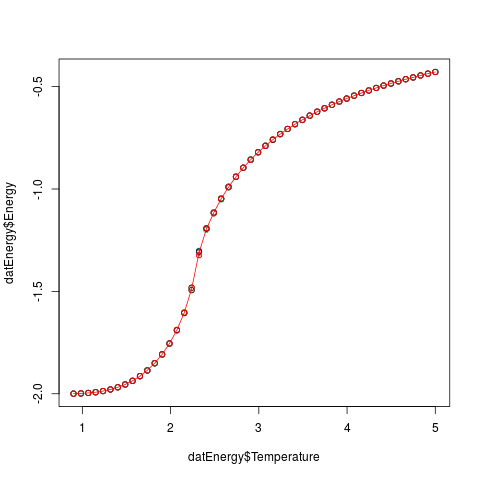

Reproduce this figure in R.
library(ggplot2)

file1 <- "../Energy20L.dat"
file2 <- "../Magnetization20L.dat"

datEnergy <- read.csv(file1,sep=",",stringsAsFactors=FALSE,header=TRUE)
datMagnet <- read.csv(file2,sep=",",stringsAsFactors=FALSE,header=TRUE)
#How many averages?
maxAv = max(datEnergy$Average)
Temps = unique(datEnergy$Temperature)
#Plot Energy vs Time for both avearges in same plot
#plot (datEnergy$Tiempo,datEnergy$AverEnergy,col=datEnergy$Average)
#or
#qplot(datEnergy$Tiempo, datEnergy$AverEnergy, colour = datEnergy$Average)

#vector of dimension of the number of points
AverEnergy <- vector("numeric",length(Temps))
AverMagnet <- vector("numeric",length(Temps))
AverCv <- vector("numeric",length(Temps))
AverSuscep <- vector("numeric",length(Temps))

for (i in seq(length(Temps))){
	for(j in seq(maxAv)){
		#Sum the elements
		AverEnergy[i] = AverEnergy[i] + datEnergy[datEnergy$Temperature == Temps[i] & 
			datEnergy$Average== j,"Energy"]

		AverMagnet[i] = AverMagnet[i] + datMagnet[datMagnet$Temperature == Temps[i] & 
			datMagnet$Average== j,"Magnetization"]	

		AverCv[i] = AverCv[i] + datEnergy[datEnergy$Temperature == Temps[i] & 
			datEnergy$Average== j,"C_v"]	

		AverSuscep[i] = AverSuscep[i] + datMagnet[datMagnet$Temperature == Temps[i] & 
			datMagnet$Average== j,"Suceptibility"]		
	}
	AverEnergy[i] = AverEnergy[i]/maxAv
	AverMagnet[i] = AverMagnet[i]/maxAv
	AverCv[i] = AverCv[i]/maxAv
	AverSuscep[i] = AverSuscep[i]/maxAv
}

png('AverEnergy.png')
plot (datEnergy$Temperature,datEnergy$Energy,col=datEnergy$Average)
lines(Temps,AverEnergy,col="red",pch=20,cex=1.0,bg="red")
dev.off()

png('AverMagnet.png')
plot (datMagnet$Temperature,datMagnet$Magnetization,col=datMagnet$Average)
lines(Temps,AverMagnet,col="red",pch=20,cex=1.0,bg="red")
dev.off()

png('AverCv.png')
plot (datEnergy$Temperature,datEnergy$C_v,col=datEnergy$Average)
lines(Temps,AverCv,col="red",pch=20,cex=1.0,bg="red")
dev.off()

png('AverSuscep.png')
plot (datMagnet$Temperature,datMagnet$Suceptibility,col=datMagnet$Average)
lines(Temps,AverCv,col="red",pch=20,cex=1.0,bg="red")
dev.off()